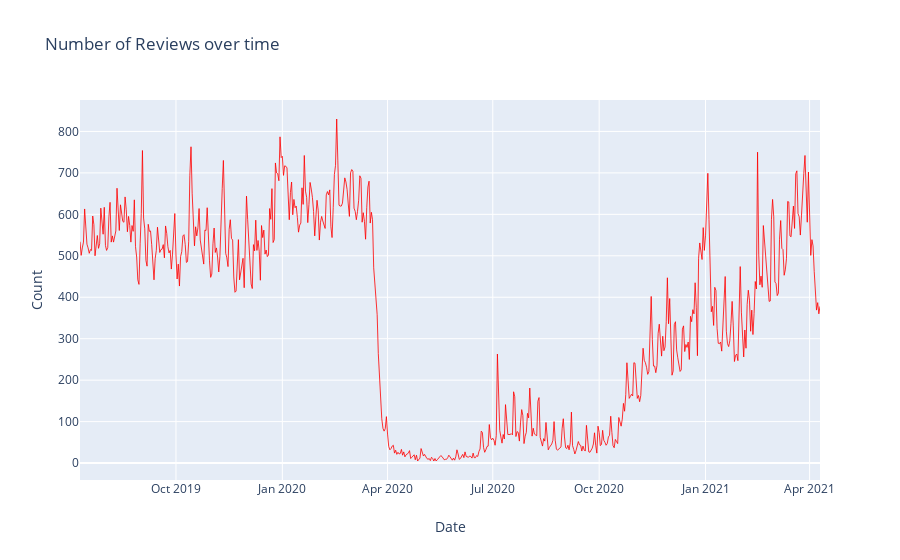

The code cell stored with this chart in its notebook:
### Markdown cell above
`Plotly` library provides us interactive functionality that may help us to examine trend and seasonality when dealing with time series analysis, and hence offers various options to visualize data and could be a great start for understanding and building a complete dashboard.

### Code cell
# set up for plotly
r = go.Scatter(x=ts.index, y=ts.values, 
               line=go.scatter.Line(color='red', width = 1), opacity=0.8, 
               name='Reviews', text=[f'Reviews: {x}' for x in ts.values])

layout = go.Layout(title='Number of Reviews over time', xaxis=dict(title='Date'),
                   yaxis=dict(title='Count'))

fig = go.Figure(data=[r],layout=layout)
iplot(fig)

### Figure 1 — Plotly figure (JSON) as saved in the notebook; plotly's stock layout.template omitted (floating-point values rounded to 4 significant figures; data arrays with more than 128 entries replaced by an {"elided": "..."} marker saying what was removed)
{"data": [{"line": {"color": "red", "width": 1}, "name": "Reviews", "opacity": 0.8, "text": {"elided": "641 str values"}, "type": "scatter", "x": {"elided": "641 str values"}, "y": {"elided": "641 int values"}}], "layout": {"title": {"text": "Number of Reviews over time"}, "xaxis": {"title": {"text": "Date"}}, "yaxis": {"title": {"text": "Count"}}}}
